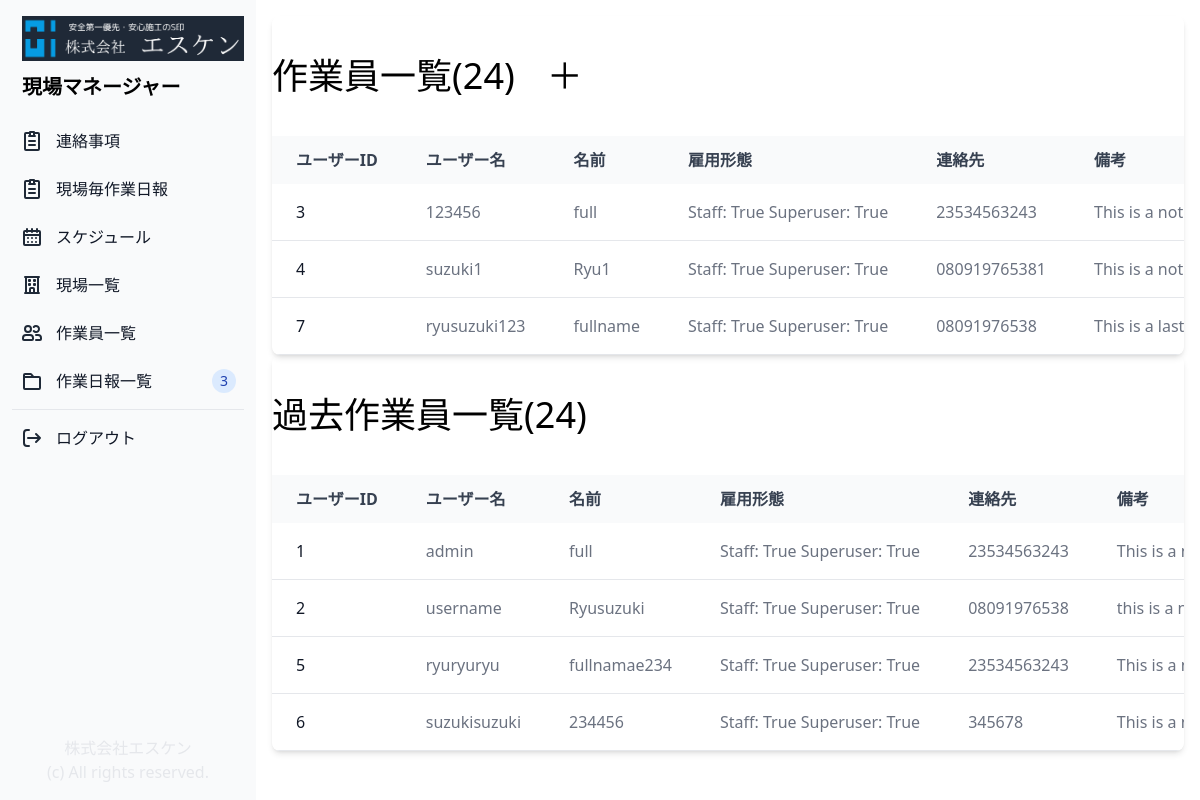
The app's page /user_list/ (signed in) with its own data.
### genba/models.py (models this page shows, shortened)
class Profile(models.Model):
    user = models.OneToOneField(User, on_delete=models.CASCADE)
    fullname = models.CharField(max_length=20, blank=True)
    phone = models.CharField(max_length=20, blank=True)
    note = models.CharField(max_length=500, blank=True)
    is_temp = models.BooleanField(default=True)
    is_staff = models.BooleanField(default=True)
    is_superuser = models.BooleanField(default=False)
    is_active = models.BooleanField(default=True)
    created_at = models.DateTimeField(auto_now_add=True)
    updated_at = models.DateTimeField(auto_now=True)

### genba/views.py (the view)
# urls.py: path('user_list/', views.user_list, name="user_list"),
@login_required(login_url='/login_user/')
def user_list(request):
    profiles = Profile.objects.all()
    return render(request, "user_list.html", { "profiles": profiles })

### genba/templates/user_list.html (shortened to what this page needs)
{% extends "base.html" %}
{% block content %}
<div class="p-4 sm:ml-64">
    <div class="relative overflow-x-auto shadow-md sm:rounded-lg">
        <div class="px-auto">
            <h1 class="text-4xl py-10">作業員一覧(24)<a class="pl-8" href="{% url 'register_user' %}">＋</a></h1>
        </div>
        <table class="w-full text-normal text-left rtl:text-right text-gray-500 dark:text-gray-400">
            <thead
                class="text-normal text-gray-700 uppercase bg-gray-50 whitespace-nowrap dark:bg-gray-700 dark:text-gray-400">
                <tr>
                    <th scope="col" class="px-6 py-3">
                        ユーザーID
                    </th>
                    <th scope="col" class="px-6 py-3">
                        ユーザー名
                    </th>
                    <th scope="col" class="px-6 py-3">
                        名前
                    </th>
                    <th scope="col" class="px-6 py-3">
                        雇用形態
                    </th>
                    <th scope="col" class="px-6 py-3">
                        連絡先
                    </th>
                    <th scope="col" class="px-6 py-3">
                        備考
                    </th>
                </tr>
            </thead>
            <tbody>
                {% for profile in profiles %}
                {% if profile.is_active == True %}
                <tr class="border-b">
                    <th scope="row" class="pl-6 pr-3 py-4 font-medium whitespace-nowrap text-gray-900">
                        <a href="#">
                            {{ profile.id }}
                        </a>
                    </th>
                    <td class="px-6 py-4 whitespace-nowrap">
                        {{ profile.user }}
                    </td>
                    <td class="px-6 py-4 whitespace-nowrap">
                        {{ profile.fullname }}
                    </td>
                    <td class="px-6 py-4 whitespace-nowrap">
                        Staff: {{ profile.is_staff }} Superuser: {{ profile.is_superuser }}
                    </td>
                    <td class="px-6 py-4 whitespace-nowrap">
                        {{ profile.phone }}
                    </td>
                    <td class="px-6 py-4 whitespace-nowrap">
                        {{ profile.note }}
                    </td>
                </tr>
                {% endif %}
                {% endfor %}
            </tbody>
        </table>
    </div>
    <div class="relative overflow-x-auto shadow-md sm:rounded-lg">
        <div class="px-auto">
            <h1 class="text-4xl py-10">過去作業員一覧(24)</h1>
        </div>
        <table class="w-full text-normal text-left rtl:text-right text-gray-500 dark:text-gray-400">
            <thead
                class="text-normal text-gray-700 uppercase bg-gray-50 whitespace-nowrap dark:bg-gray-700 dark:text-gray-400">
                <tr>
                    <th scope="col" class="px-6 py-3">
                        ユーザーID
                    </th>
                    <th scope="col" class="px-6 py-3">
                        ユーザー名
                    </th>
                    <th scope="col" class="px-6 py-3">
                        名前
                    </th>
                    <th scope="col" class="px-6 py-3">
                        雇用形態
                    </th>
                    <th scope="col" class="px-6 py-3">
                        連絡先
                    </th>
                    <th scope="col" class="px-6 py-3">
                        備考
                    </th>
                </tr>
            </thead>
            <tbody>
                {% for profile in profiles %}
                {% if profile.is_active == False %}
                <tr class="border-b">
                    <th scope="row" class="pl-6 pr-3 py-4 font-medium whitespace-nowrap text-gray-900">
                        <a href="">
                            {{ profile.id }}
                        </a>
                    </th>
                    <td class="px-6 py-4 whitespace-nowrap">
                        {{ profile.user }}
                    </td>
                    <td class="px-6 py-4 whitespace-nowrap">
                        {{ profile.fullname }}
                    </td>
                    <td class="px-6 py-4 whitespace-nowrap">
                        Staff: {{ profile.is_staff }} Superuser: {{ profile.is_superuser }}
                    </td>
                    <td class="px-6 py-4 whitespace-nowrap">
                        {{ profile.phone }}
                    </td>
                    <td class="px-6 py-4 whitespace-nowrap">
                        {{ profile.note }}
                    </td>
                </tr>
                {% endif %}
                {% endfor %}
            </tbody>
        </table>
    </div>
</div>
{% endblock content %}

### records on screen
Profile: id "3", user "123456", fullname "full", is_staff "True", is_superuser "True", phone "23534563243", note "This is a…"
Profile: id "4", user "suzuki1", fullname "Ryu1", is_staff "True", is_superuser "True", phone "080919765381", note "This is a…"
Profile: id "7", user "ryusuzuki123", fullname "fullname", is_staff "True", is_superuser "True", phone "08091976538", note "This is a last…"
Profile: id "1", user "admin", fullname "full", is_staff "True", is_superuser "True", phone "23534563243", note "This is a…"
Profile: id "2", user "username", fullname "Ryusuzuki", is_staff "True", is_superuser "True", phone "08091976538", note "this is a…"
Profile: id "5", user "ryuryuryu", fullname "fullnamae234", is_staff "True", is_superuser "True", phone "23534563243", note "This is a…"
Profile: id "6", user "suzukisuzuki", fullname "234456", is_staff "True", is_superuser "True", phone "345678", note "This is a…"
